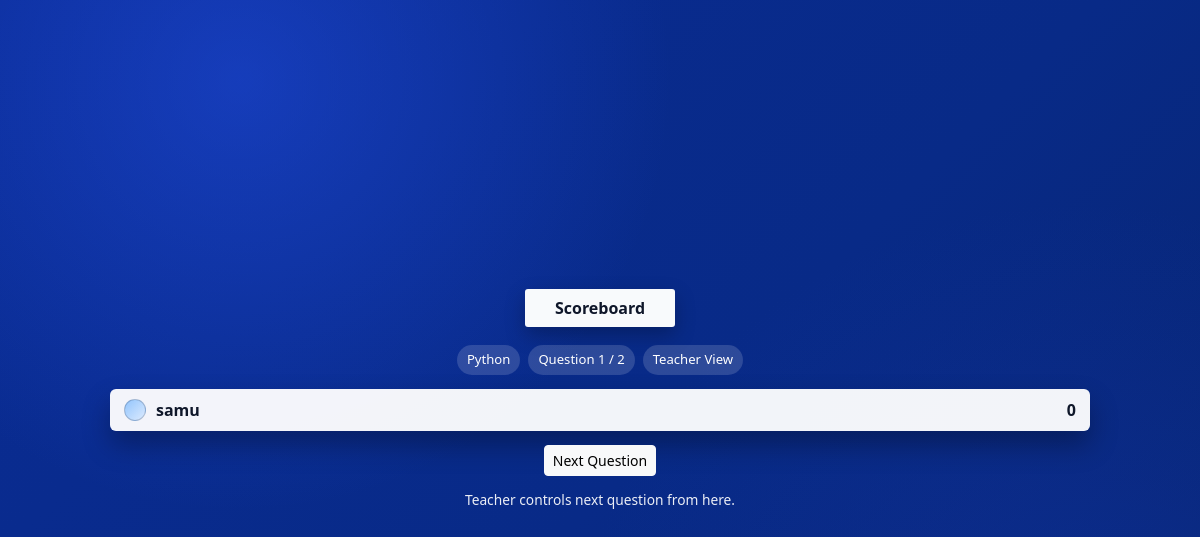
Page /live_leaderboard/1 (signed in) on the committed database.
### tables this page shows
CREATE TABLE Quizzes(
    quiz_id INTEGER PRIMARY KEY AUTOINCREMENT,

    quiz_name TEXT NOT NULL,
    description TEXT,

    created_by INTEGER NOT NULL,      -- teacher_id

    subject TEXT,                     -- optional
    quiz_code TEXT UNIQUE,            -- practice join code

    mode TEXT DEFAULT 'practice',     -- 'practice' or 'live'

    created_at DATETIME DEFAULT CURRENT_TIMESTAMP,

    FOREIGN KEY (created_by) REFERENCES Users(user_id)
);

CREATE TABLE participants (
            participant_id INTEGER PRIMARY KEY AUTOINCREMENT,
            session_id INTEGER NOT NULL,
            nickname TEXT NOT NULL,
            joined_at DATETIME DEFAULT CURRENT_TIMESTAMP, avatar TEXT,
            FOREIGN KEY (session_id) REFERENCES live_sessions(session_id)
        );

### app.py (the view)
@app.route('/live_leaderboard/<int:session_id>')
def live_leaderboard(session_id):
    if session.get('role') != 'Teacher':
        return redirect('/login')
    with get_db_connection() as conn:
        session_data = conn.execute(
            "SELECT * FROM live_sessions WHERE session_id=?",
            (session_id,)
        ).fetchone()
        if not session_data:
            flash("Session not found")
            return redirect('/teacher_dashboard')
        quiz_row = conn.execute(
            "SELECT quiz_name FROM quizzes WHERE quiz_id=?",
            (session_data["quiz_id"],)
        ).fetchone()
        total_row = conn.execute(
            "SELECT COUNT(*) AS total FROM questions WHERE quiz_id=?",
            (session_data["quiz_id"],)
        ).fetchone()
        scores = _get_live_leaderboard_rows(conn, session_id)
        current_question_row = conn.execute(
            "SELECT question_id FROM questions WHERE quiz_id=? LIMIT 1 OFFSET ?",
            (session_data["quiz_id"], session_data["current_question"] or 0)
        ).fetchone()
        question_ranking = {"top3": [], "rows": []}
        if current_question_row:
            question_ranking = _get_question_ranking(conn, session_id, current_question_row["question_id"])
    total_questions = total_row["total"] if total_row else 0
    current_display = min((session_data["current_question"] or 0) + 1, total_questions if total_questions > 0 else 1)
    role = 'Teacher' if session.get('role') == 'Teacher' else 'Student'
    return render_template(
        'shared/live_leaderboard.html',
        session_id=session_id,
        role=role,
        scores=scores,
        question_ranking=question_ranking,
        quiz_name=quiz_row["quiz_name"] if quiz_row else "Live Quiz",
        current_question=current_display,
        total_questions=total_questions
    )

### app.py (called while the page is built)
def get_db_connection():
    return DBConnection(DATABASE)

    def __enter__(self):
        return self.conn

    def __exit__(self, exc_type, exc_val, exc_tb):
        if exc_type is None:
            self.conn.commit()
        else:
            self.conn.rollback()
        self.conn.close()

### templates/shared/live_leaderboard.html (shortened to what this page needs)
<!DOCTYPE html>
<html lang="en">
<head>
<link href="https://cdn.jsdelivr.net/npm/bootstrap@5.3.2/dist/css/bootstrap.min.css" rel="stylesheet">
</head>
<body>
<div class="stage">
  <div class="score-title">Scoreboard</div>
  <div class="meta">
    <span class="pill">{{ quiz_name }}</span>
    <span class="pill" id="qInfo">Question {{ current_question }} / {{ total_questions }}</span>
    <span class="pill">Teacher View</span>
  </div>
  <div id="scoresWrap" class="list">
    {% if scores %}
      {% for s in scores %}
      <div class="score-row">
        <div class="left">
          <span class="avatar"></span>
          <span class="name">{{ s['player_name'] }}</span>
        </div>
        <div class="points">{{ s['score'] }}</div>
      </div>
      {% endfor %}
    {% else %}
    <div class="empty">No submissions yet.</div>
    {% endif %}
  </div>
  <div class="controls">
    <a class="btn btn-light btn-sm" href="{{ url_for('next_question', session_id=session_id) }}">Next Question</a>
  </div>
  <div class="footer-note">Teacher controls next question from here.</div>
</div>
</body>
</html>

### templates/shared/live_leaderboard.html (style rules this page uses)
body { margin: 0; min-height: 100vh; font-family: "Trebuchet MS", "Segoe UI", sans-serif; background: radial-gradient(circle at 20% 10%, rgba(42, 89, 255, 0.38), transparent 36%), radial-gradient(circle at 90% 90%, rgba(23, 58, 190, 0.34), transparent 40%), linear-gradient(135deg, #0a2c95, #082a87 55%, #07246d); color: #fff; display: flex; align-items: center; justify-content: center; padding: 16px; }
.stage { width: min(980px, 100%); }
.score-title { margin: 0 auto 18px; width: fit-content; min-width: 150px; text-align: center; background: #f8fafc; color: #0f172a; font-weight: 800; border-radius: 3px; padding: 7px 14px; box-shadow: 0 8px 20px rgba(0,0,0,0.25); }
.meta { display: flex; justify-content: center; gap: 8px; flex-wrap: wrap; margin-bottom: 14px; }
.pill { border-radius: 999px; padding: 5px 10px; font-size: 0.82rem; background: rgba(255,255,255,0.15); }
.list { border-radius: 6px; overflow: hidden; box-shadow: 0 14px 28px rgba(0,0,0,0.3); }
.score-row { display: flex; align-items: center; justify-content: space-between; gap: 10px; background: rgba(255,255,255,0.95); color: #0f172a; border-bottom: 1px solid rgba(8, 33, 112, 0.18); padding: 9px 14px; }
.score-row:last-child { border-bottom: 0; }
.left { display: flex; align-items: center; gap: 10px; min-width: 0; }
.avatar { width: 22px; height: 22px; border-radius: 50%; border: 1px solid rgba(15, 23, 42, 0.2); background: linear-gradient(135deg, #93c5fd, #dbeafe); }
.name { white-space: nowrap; overflow: hidden; text-overflow: ellipsis; font-weight: 700; }
.points { font-weight: 800; }
.footer-note { text-align: center; margin-top: 14px; opacity: 0.92; font-size: 0.86rem; }
.controls { margin-top: 14px; display: flex; justify-content: center; gap: 8px; flex-wrap: wrap; }

### rows in the picture
Quizzes: quiz_name "Python"
participants: player_name "samu", score "0"

### other values in the picture
{{ current_question }} "1"
{{ total_questions }} "2"
